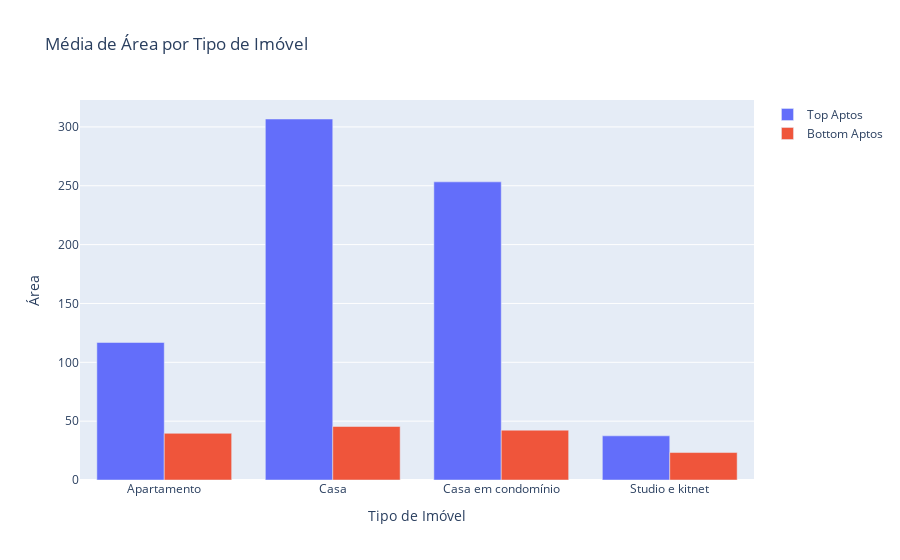

Notebook code for this chart:
### Markdown cell above
Inclusive, podemos validar isso olhando para a área dos imóveis:

### Code cell
rent_by_type_top = top_aptos.groupby("type")["area"].mean().reset_index()
rent_by_type_bottom = bottom_aptos.groupby("type")["area"].mean().reset_index()

fig = go.Figure()

fig.add_trace(go.Bar(
    x=rent_by_type_top["type"],
    y=rent_by_type_top["area"],
    name="Top Aptos"
))

fig.add_trace(go.Bar(
    x=rent_by_type_bottom["type"],
    y=rent_by_type_bottom["area"],
    name="Bottom Aptos"
))

fig.update_layout(
    title="Média de Área por Tipo de Imóvel",
    xaxis_title="Tipo de Imóvel",
    yaxis_title="Área"
)

fig.write_image("../data/plotly-imgs/area_tipo_imoveis.jpg")
fig.show()

### Figure 1 — Plotly figure (JSON) as saved in the notebook; plotly's stock layout.template omitted (floating-point values rounded to 4 significant figures)
{"data": [{"name": "Top Aptos", "type": "bar", "x": ["Apartamento", "Casa", "Casa em condomínio", "Studio e kitnet"], "y": [116.9, 306.7, 253.3, 37.52]}, {"name": "Bottom Aptos", "type": "bar", "x": ["Apartamento", "Casa", "Casa em condomínio", "Studio e kitnet"], "y": [39.65, 45.45, 42.33, 23.33]}], "layout": {"title": {"text": "Média de Área por Tipo de Imóvel"}, "xaxis": {"title": {"text": "Tipo de Imóvel"}}, "yaxis": {"title": {"text": "Área"}}}}
